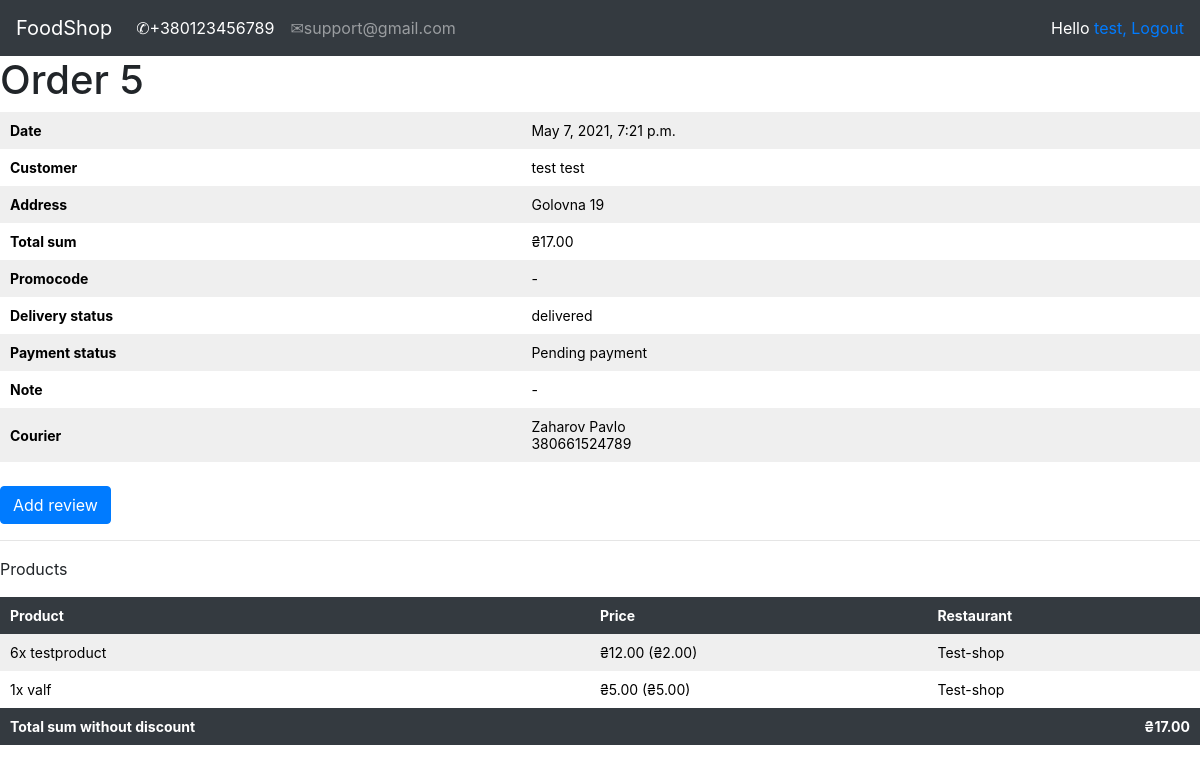
The page /account/orders_history/5/ (signed in) on the database its author committed.
### orders/models.py (models this page shows, shortened)
class Order(models.Model):
    username = models.CharField(max_length=100)
    first_name = models.CharField(max_length=100)
    last_name = models.CharField(max_length=100)
    email = models.EmailField(max_length=50)
    address = models.CharField(max_length=100)
    telephone = models.CharField(max_length=12)
    created = models.DateTimeField(auto_now_add=True)
    updated = models.DateTimeField(auto_now=True)
    paid = models.BooleanField(default=False)
    note = models.CharField(max_length=150, null=True, blank=True)
    courier = models.ForeignKey(Courier, on_delete=models.CASCADE, null=True, blank=True)
    status = models.CharField(max_length=20, choices=STATUS_CHOICES, default='received')
    promocode = models.ForeignKey(Promocode, related_name="orders", null=True, blank=True, on_delete=models.SET_NULL)
    discount = models.IntegerField(default=0, validators=[MinValueValidator(0), MaxValueValidator(100)])
    class Meta:
        ordering = ('-created',)
        default_related_name = "orders"
    def get_total_price_without_discount(self):
        total_price = sum(item.get_cost() for item in self.items.all())
        return total_price
    def get_total_price(self):
        total_price = sum(item.get_cost() for item in self.items.all())
        return total_price - total_price * (self.discount / Decimal("100"))

class OrderItem(models.Model):
    order = models.ForeignKey(Order, related_name='items', on_delete=models.CASCADE)
    product = models.ForeignKey(Product, related_name='order_item', on_delete=models.CASCADE)
    price = models.DecimalField(max_digits=10, decimal_places=2)
    quantity = models.PositiveIntegerField(default=1)
    def get_cost(self):
        return self.price * self.quantity
    def get_shop(self):
        shop = Product.objects.get(name=self.product).shop
        shop = Shop.objects.get(name=shop)
        return shop

### courier/models.py (models this page shows)
class Courier(models.Model):
    surname = models.CharField(max_length=30)
    name = models.CharField(max_length=30)
    telephone = models.CharField(max_length=12)
    class Meta:
        ordering = ('surname', 'name')
        default_related_name = "courier"
    def __str__(self):
        return self.surname + " " + self.name

### shop/models.py (models this page shows, shortened)
class Product(models.Model):
    shop = models.ForeignKey(Shop, on_delete=models.CASCADE)
    category = models.ForeignKey(Category, on_delete=models.CASCADE)
    name = models.CharField(max_length=150, db_index=True)
    slug = models.SlugField(max_length=150, db_index=True)
    image = models.ImageField(upload_to='image_products/%Y/%d/%m', default='image_products/no_img.png')
    description = models.TextField(blank=True)
    price = models.DecimalField(max_digits=10, decimal_places=2)
    available = models.BooleanField(default=True)
    created = models.DateTimeField(auto_now_add=True)
    updated = models.DateTimeField(auto_now=True)
    objects = ProductManager()
    class Meta:
        ordering = ('-created',)
        index_together = (('id', 'slug'),)
        default_related_name = "products"
    def __str__(self):
        return self.name

class Shop(models.Model):
    owner = models.OneToOneField(settings.AUTH_USER_MODEL, on_delete=models.CASCADE)
    name = models.CharField(max_length=150, db_index=True)
    slug = models.SlugField(max_length=150, db_index=True, unique=True)
    class Meta:
        ordering = ('name',)
        default_related_name = "shop"
    def __str__(self):
        return self.name

### account/views.py (the view)
# urls.py: path('orders_history/<int:id>/', views.orderHistory_detail, name='order_detail')
@login_required
def orderHistory_detail(request, id):
    order = Order.objects.get(id=id)
    orderitem = OrderItem.objects.filter(order=order)
    if request.method == "POST":
        form = CouriersReviewForm(request.POST)
        if form.is_valid():
            new_review = form.save(commit=False)
            new_review.order = order.id
            new_review.courier = order.courier
            new_review.author = request.user
            new_review.save()
            form = CouriersReviewForm()
            messages.success(request, 'Thanks you for you review')
            return HttpResponseRedirect(request.path)
    else:
        form = CouriersReviewForm()
    return render(request, 'registration/order_history_detail.html', {"order": order, "orderitem": orderitem,
                                                                      "form": form})

### orderlist/context_processors.py (called while the page is built)
def orderlist(request):
    return {'orderlist': OrderList(request)}

### templates/registration/order_history_detail.html (shortened to what this page needs)
{% extends 'registration/base.html' %}
{% load static %}
{% block context %}
    <h1>Order {{ order.id }}</h1>
    <table>
        <tr>
            <th>Date</th>
            <td>{{ order.created }}</td>
        </tr>
        <tr>
            <th>Customer</th>
            <td>{{ order.first_name }} {{ order.last_name }}</td>
        </tr>
        <tr>
            <th>Address</th>
            <td>{{ order.address }}</td>
        </tr>
        <tr>
            <th>Total sum</th>
            <td>₴{{ order.get_total_price|floatformat:"2" }}</td>
        </tr>
        <tr>
            <th>Promocode</th>
            {% if order.promocode %}
            <td>{{ order.promocode }} ({{ order.discount }}%)</td>
            {% else %}
            <td> - </td>
            {% endif %}
        </tr>
        <tr>
            <th>Delivery status</th>
            <td>{{ order.status }}</td>
        </tr>
        <tr>
            <th>Payment status</th>
            {% if order.paid %}
            <td>Paid</td>
            {% else %}
            <td>Pending payment</td>
            {% endif %}
        </tr>
        <tr>
            <th>Note</th>
            {% if order.note %}
            <td>{{ order.note }}</td>
            {% else %}
            <td> - </td>
            {% endif %}
        </tr>
        <tr>
            <th>Courier</th>
            <td>{{ order.courier }}<br> {{ order.courier.telephone }}</td>
        </tr>
    </table>
    {% if order.status == "delivered" %}
    <br />
    <p><button class="btn btn-primary" id="SendBtn" name="SendBtn" onclick="showFormReview()">Add review</button></p>
    {% endif %}
    <hr>
    <p>Products</p>
    <table>
        <thead>
            <tr>
                <th>Product</th>
                <th>Price</th>
                <th>Restaurant</th>
            </tr>
        </thead>
        <tbody>
            {% for item in orderitem %}
            <tr>
                <td>{{ item.quantity }}x {{ item.product }}</td>
                <td>₴{{ item.get_cost|floatformat:"2" }} (₴{{ item.price|floatformat:"2" }})</td>
                <td>{{ item.get_shop }}</td>
            </tr>
            {% endfor %}
            <tr class="total-sum">
                <td>Total sum without discount</td>
                <td colspan="1"></td>
                <td class="num">
                ₴{{ order.get_total_price_without_discount|floatformat:"2" }}
            </td>
            </tr>
        </tbody>
    </table>
{% endblock %}

### templates/registration/base.html (shortened to what this page needs)
{% load static %}
<html lang="en">
<head>
    <link rel="stylesheet" href="https://maxcdn.bootstrapcdn.com/bootstrap/4.0.0/css/bootstrap.min.css">
    <link rel="stylesheet" type="text/css" href="{% static 'css/style.css' %}">
</head>
<body>
<nav class="navbar navbar-expand-lg navbar-dark bg-dark">
  <a class="navbar-brand" href="{% url 'product_list' %}">FoodShop</a>
  <div class="collapse navbar-collapse" id="navbarSupportedContent">
    <ul class="navbar-nav mr-auto">
      <li class="nav-item active">
        <a class="nav-link" href="#">&#9990;+380123456789<span class="sr-only">(current)</span></a>
      </li>
      <li class="nav-item">
        <a class="nav-link" href="#">&#9993;support@gmail.com</a>
      </li>
    </ul>
      <span class="user">
        {% if request.user.is_authenticated %}
          Hello <a href="{% url 'edit' %}">{{ request.user.username }},</a>
          <a href="{% url 'logout' %}">Logout</a>
        {% else %}
            <a href="{% url 'login' %}">Log-in</a>
        {% endif %}
    </span>
  </div>
</nav>
{% block context %}
{% endblock context %}
{% load static %}
</body>
</html>

### static/css/style.css (style rules this page uses)
html { overflow-x: hidden; }
.user { color:white; }
table { width:100%; border-spacing:0; border-collapse: collapse; }
table th, table td { text-align:left; font-size:14px; padding:10px; margin:0; color:black; }
.total-sum td { color:white; }
.total-sum .num { text-align:right; }
tbody tr:nth-child(odd) { background:#efefef; }
thead th, tbody tr.total-sum { background:#343a40; color:white; font-weight:bold; }
tbody td.num { text-align:left; }

### rows shown on the page
Order: id "5", created "May 7, 2021, 7:21 p.m.", first_name "test", last_name "test", address "Golovna 19", get_total_price "17.00", status "delivered", courier "Zaharov Pavlo", courier.telephone "380661524789", get_total_price_without_discount "17.00"
OrderItem: quantity "6", product "testproduct", get_cost "12.00", price "2.00", get_shop "Test-shop"
OrderItem: quantity "1", product "valf", get_cost "5.00", price "5.00", get_shop "Test-shop"

### other values the page prints
{{ request.user.username }} "test"
